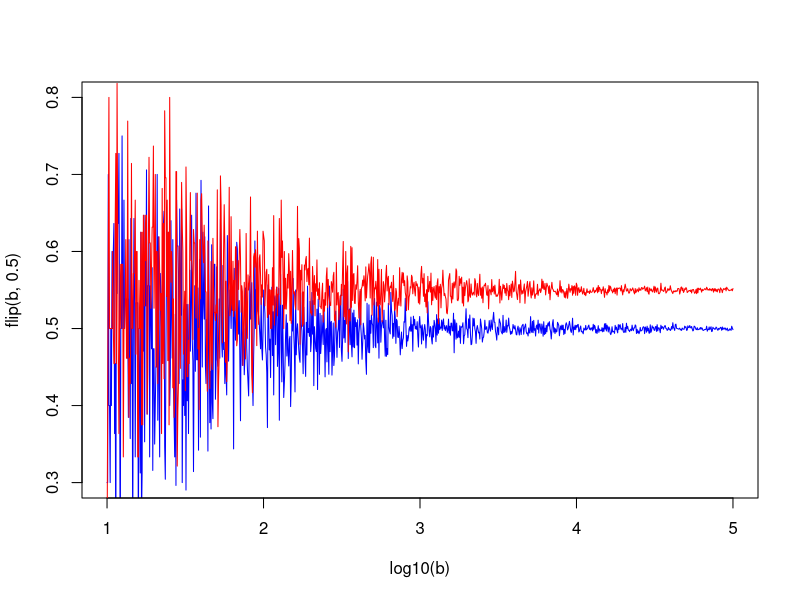
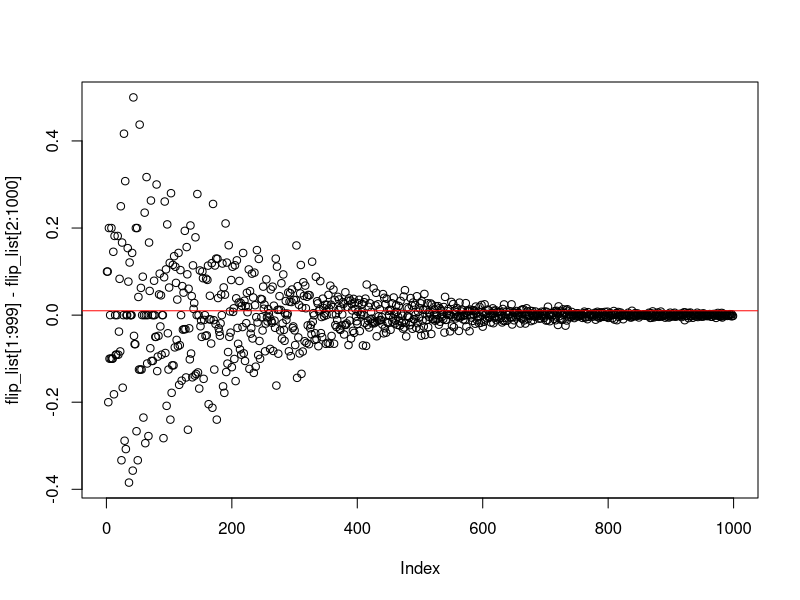
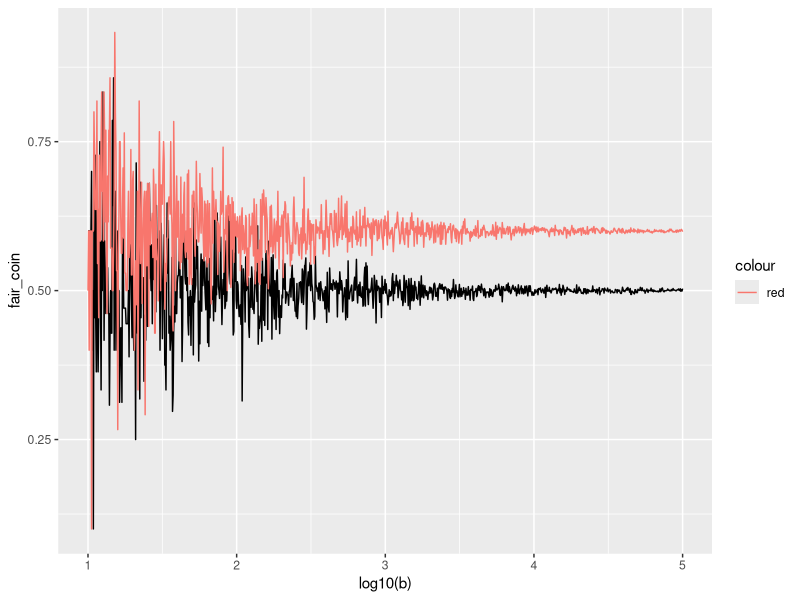
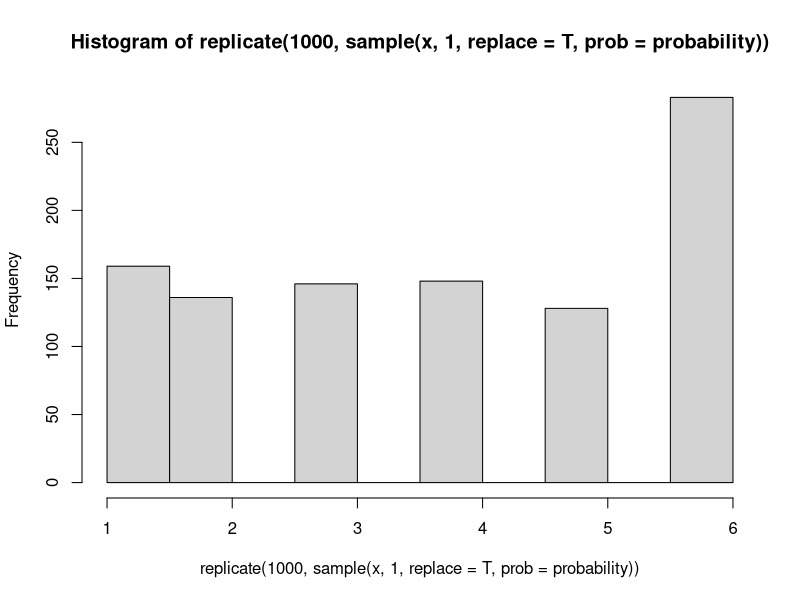

These figures' R source, in order:
b<-10^seq(1,5,len=1000) #creates a 1000 simulations ranging frmo 10^1 to 10^5


#flip is a funciton that takes two parameters, b and x, which are the number of simulations and the probablity of the coin with a default of .5, also known as 50/50
flip <-function(b,x=.5){
  sapply(b,                   #lapply takes a vector and then applies a function with that vector
         function(b) mean(rbinom(b,1,x)))  #rbinom is a base R function that randonly generates values based on the binomial forumla
}

plot(log10(b),flip(b,.5),type='l',col='blue',ylim = c(.3,.8))  #plot will create a graph with log10(b) as the x axes and then pots the result of the flip() function above
lines(log10(b),flip(b,.55),type='l',col='red')  #lines is like plot, but instead of creating a new plot, it overlays over top of the current plot

flip_list<-flip(b,.5)

plot(flip_list[1:999]-flip_list[2:1000])
abline(h=.01, col='red')


fair_coin<-flip(b,.5)
unfair_coin<-flip(b,.6)
df<-data.frame(fair_coin,unfair_coin)
library(ggplot2)
p<-ggplot(data=df,aes(x=log10(b),y=fair_coin))+geom_line() #makes first graph, saves to 'p'

p+ geom_line(aes(x=log10(b),y=unfair_coin,col='red')) #adds new graph to 'p'





rbinom(10,10,.5) # 10 is the number of observations while '1' is the number of trials. So, if this were 10 as well, there would a sum of 'successes' that were less than 10
dbinom(3,10,.5)  # this determines the density,  aka probability of exact outcome, so x= 3 heads out of 10, is not the cumulative 0-3 but exactly 3 for example. for cumulative, use pbinom, or sum dbinom:
sum(dbinom(3,10,.5),dbinom(2,10,.5),dbinom(1,10,.5),dbinom(0,10,.5))
pbinom(3,10,.5)




#coin_flip() does the flipping, two styles, by thumb is standard

coin_flip<-function(type = .5, bias = .1){
  rbinom(1,1,type+bias)
}
mean(replicate(100,coin_flip()))

#coin will be either unbiased or biased.  

Bag_of_coins<- c(rep(.5,9),.6) #lists 9 fair coins, one biased coin at .6
sample<-sample(Bag_of_coins,5,replace = F) #picks 5 coins randomly from bag
coin_flip(type=sample,bias=0)


#expected value
x<-c(1,2,3,4,5,6) # single dice
probability<-(c(rep(1/7,5),.2857143)) #probabilty that the dice is loaded for 6
  hist(replicate(1000,sample(x,1,replace = T,prob=probability)))
  

  x<-c(0,1) # single coin, 0=Tails
  probability<-c(.5,.5) #probabilty that the coin is fair = .5
  mean(replicate(1000,sample(x,1,replace = T,prob=probability)))
  
#simulation game
  
  
  
   
  #flip game 
  #establish players, beginning money
  Player_class<-function(s,p){
    value<-list("stash"=s,"player_name"=p)
      attr(value, "class") <- "player"
    value}
  
  flip<-function(obj){
      UseMethod("flip")
  }
  
  flip.default<-function(obj,p=.5){
    value<-rbinom(1,1,p)
    value
  }
  
  flip.player<-function(obj,p=.5){
    value<-rbinom(1,1,p)
    value
  }
  
  p1<-Player_class(10,'p1')
  p2<-Player_class(10,'p2')
  
  flip(p1)  #this is a method, a function, called for player1 'p1' where rbinom produces a coint toss
  #questions: how to modify probablity from default of .5?
  # 
  
  n<-2  #number of players
  
  for (i in 1:n){print(i)}
  
  
  
  p1<-10;p2<-10
  #player_stash <- 10
  # 1. 
  bet_options<-c(1,2,3)
  bet<-sample(bet_options,1)
  
  #4 determine winner or loser
  #     person who flips calls h/t
  call_coin<-sample(c(1,0),1)
  ifelse(call_coin==1,print("I call heads"),print("I call tails"))
  
  
  #flip coin
      flip<-rbinom(1,1,.5)
      ifelse(flip==1,print("Heads"),print("Tails"))
  if(call_coin - flip==0){
    p1<-p1+bet
    p2<-p2-bet
    }else{
       p1<-p1-bet
       p2<-p2+bet}
      
  # if call - flip  != 0 then non caller wins
  # winner has their stash += bet
  # loser has tehir stash reduced -= bet
  
  
  
  #sample from 
      
      
      
      
      
      
      
      
      
      
      
      
      
      
      
################
      #object oriented Programming#
library(R6)

      Player<-R6Class("Player",
                      public = list(
                        name = NULL,
                        stash = NULL,
                        betting_style = NULL,
                        initialize = function(name = NA, stash = NA, betting_style = 2) {
                          self$name <- name  #these functions will be called upon intitializing new objects
                          self$stash <- stash
                          self$betting_style<-betting_style
                          self$greet()
                          },
                        set_stash = function(val) {
                          self$stash <- val
                        },
                        greet = function() {
                          cat(paste0("Hello, my name is ", self$name, ".\n\n\n"))
                          cat(paste0("My stash of chips is ", self$stash, ".\n\n\n"))
                          cat(paste0("My style of betting is ", self$betting_style, ".\n\n\n"))
                        },
                        call_coin = function(){
                          call<-ifelse(sample(c(1,0),1)==1,'Heads!','Tails!')
                          cat(paste0("I call ",call,"\n\n\n"))
                        },
                        flip_coin = function(){
                          #validate that bet of 'heads or tails' has occured
                          #if (call)
                            flip<-rbinom(1,1,.5)
                          ifelse(flip==1,flip<-"Heads",flip<-"Tails")
                          flip
                        }#,
                        #make_bet<-function(player){
                        #  call_coin()
                        
                        #  }
                        
                      )
      )
p1<-Player$new("Brian",10,3)      
p2<-Player$new("Julie",10)      
      
# the following game should take 2 players and let them flip a coin after call heads/tails.  
# Two mirror a real word 2 minute round of several bets, 
#a minimum of 4 bets can occur and a limit of 15...
#assumes one could only make 15 bets in 2 minutes,  and a min of 4 bets
Betting_Game<-R6Class('Betting_Game',
                            
                      public = list(
                        name = NULL,
                        outcome = NULL,
                        max_bet = NULL,
                        bet_options = NULL,
                        rounds = NULL, #simple integer counting rounds
                        bet_outcome = NULL,  #for a given bet, who won? output something like c(p1,+3,p2,-3)
                        number_of_bets = NULL,
                        outcome_tally = NULL, #at end of round wht is the standing? c(number of bets,p1$name,w,l,p1$stash,p2$name,w,l,p2$stash)
                        
                        initialize = function(name = NA, outcome = NA, bet_options=c(1,2,3), max_bet=3,rounds = 2) {
                          self$name <- name  #these functions will be called upon intitializing new objects
                          self$outcome <- outcome
                          self$bet_options<-bet_options
                          self$max_bet <- max_bet
                          self$rounds <- rounds
                          self$greet()
                        },
                        greet = function() {
                          cat(paste0("Hello, would you like to play a game?","\n\n\n"))
                        },
                        bet=function(p1,p2){  #take 2 players
                          player1<-p1
                          player2<-p2
                          players<-c(p1,p2)
                          makes_bet<-sample(players,1) #one idea would be to make a sorted list here.  then makes_bet[2] would flip
                          
                          flip_outcome<-NULL
                          flip_coin = function(){
                            #validate that bet of 'heads or tails' has occured
                            #if (call)
                            flip_outcome<<-rbinom(1,1,.5)
								flip<-flip_outcome
                            ifelse(flip==1,flip<-"Heads",flip<-"Tails")
                            cat("and the coin comes up ",flip,"!")
								return (flip_outcome)
                          } 
                          
                          who_flips<-NULL #Who gets to flip the coin?
                          if(makes_bet[[1]]$name == p1$name){who_flips<-p2}else{who_flips<-p1}
                          who_flips
                          cat("this program chooses",makes_bet[[1]]$name," to make the bet.\n\n\n")
                          cat ("and ",who_flips$name," will flip the coin.\n\n\n")
                          bet<-sample(self$bet_options,1)  #look at aggressive style of player, use that to multiply by 1,then round down; check to see if bet is smaller than remainder of both player's stash
                          cat(makes_bet[[1]]$name,"makes a bet of ",bet, ".\n\n\n")
                          call_coin<-sample(c(1,0),1)  #1 =  heads
                          cat (who_flips$name," is now flipping the coin.\n\n\n")
                          if(call_coin==1){
                            cat(makes_bet[[1]]$name," calls heads!\n\n\n")
                            }
                            else{cat(makes_bet[[1]]$name," calls tails!\n\n\n")}
                          
                          #embed flip_coin into another function uses rounds to constrain the number of bets
                          #and then tracks the outcomes of the bets
                     #number_of_bets  
					      flip_coin()
                          
						  #bet_outcome  
						     ifelse(call_coin==flip_outcome , print('wins!'),print('lose'))
						  
                          #outcome_tally 
                                                    #evaluate who wins to print winner and then the final score of stash.  
                          
                        }
                        )
)
                      
game1<-Betting_Game$new("game 1")
game1$bet(p1,p2)

